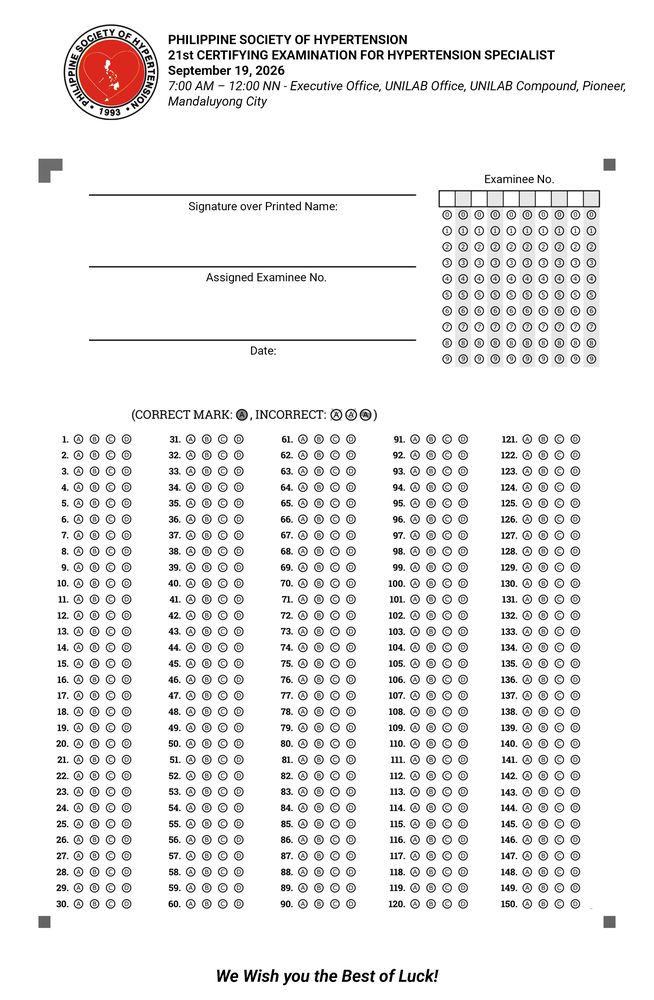
#> input picture src/assets/templates/examination-sheet.png, 654 x 1000 px, shrunk from 2550 x 3900 before the run
$ python -i image_utils.py   (imports and definitions only)
#> lines starting #> are read from the running program, lines starting #| are printed output that depends on the picture; after the words box and inside, x2 and y2 are one past the last pixel; in counts of white or black regions, pixels touching at a corner belong together
"""Image filtering and processing utilities."""

import pathlib
import typing as tp

import cv2
import numpy as np
from numpy import ma

import geometry_utils

SUPPORTED_IMAGE_EXTENSIONS = [".png", ".jpg", ".jpeg", ".bmp", ".tiff", ".tif"]


def convert_to_grayscale(image: np.ndarray,
                         save_path: tp.Optional[pathlib.PurePath] = None
                         ) -> np.ndarray:
    """Convert an image to grayscale.

    If `save_path` is provided, will save the resulting image to this location
    as "grayscale.jpg". Used for debugging purposes.
    """
    result = cv2.cvtColor(image, cv2.COLOR_BGR2GRAY)
    if save_path:
        save_image(save_path / "grayscale.jpg", result)
    return result


def remove_hf_noise(image: np.ndarray,
                    save_path: tp.Optional[pathlib.PurePath] = None
                    ) -> np.ndarray:
    """Blur image slightly to remove high-frequency noise.

    If `save_path` is provided, will save the resulting image to this location
    as "noise_filtered.jpg". Used for debugging purposes.
    """
    # This value for sigma was chosen such that sigma=sqrt(2) for 2500px images.
    # Still needs more verification for low-res images.
    # NOTE: This assumes the image is roughly A4 paper shaped. If it this fails,
    # consider switching to using the mean of the image dimensions.
    sigma = min(get_dimensions(image)) * (5.6569e-4)
    result = cv2.GaussianBlur(image, (0, 0), sigmaX=sigma)
    if save_path:
        save_image(save_path / "noise_filtered.jpg", result)
    return result


# [55 lines left out: functions detect_edges, find_contours, get_image, save_image, find_polygons, not called in this run]


def get_dimensions(image: np.ndarray) -> tp.Tuple[int, int]:
    """Returns the dimensions of the image in `(width, height)` form."""
    return image.shape[0], image.shape[1]


def threshold(image: np.ndarray,
              save_path: tp.Optional[pathlib.PurePath] = None) -> np.ndarray:
    """Convert an image to pure black and white pixels by thresholding.

    If `save_path` is provided, will save the resulting image to this location
    as "thresholded.jpg". Used for debugging purposes.
    """
    gray_image = convert_to_grayscale(image)
    _, result = cv2.threshold(gray_image, 0, 255,
                              cv2.THRESH_BINARY | cv2.THRESH_OTSU)
    if save_path:
        save_image(save_path / "thresholded.jpg", result)
    return result


def prepare_scan_for_processing(image: np.ndarray,
                                save_path: tp.Optional[pathlib.PurePath] = None
                                ) -> np.ndarray:
    """Shortcut to prepare an image for processing.

    If `save_path` is provided, will save the resulting image to this location
    as "prepared.jpg". Used for debugging purposes.
    """
    without_noise = remove_hf_noise(image, save_path=save_path)
    result = threshold(without_noise, save_path=save_path)
    return result


# [23 lines left out: functions get_fill_percent, dilate, not called in this run]


def bw_to_bgr(image: np.ndarray) -> np.ndarray:
    return cv2.cvtColor(image.copy(), cv2.COLOR_GRAY2BGR)


# [10 lines left out: function draw_polygons, not called in this run]

>>> import cv2
>>> picture = cv2.imread('assets/templates/examination-sheet.png')
#> picture is the input picture: shape (1000, 654, 3); mean B, G, R 237.9, 238, 238.9
>>> result = prepare_scan_for_processing(picture)
#> in remove_hf_noise, `sigma = min(get_dimensions(image)) * (5.6569e-4)`: sigma = 0.37
#> in threshold, `_, result = cv2.threshold(gray_image, 0, 255, cv2.THRESH_BINARY | cv2...`:
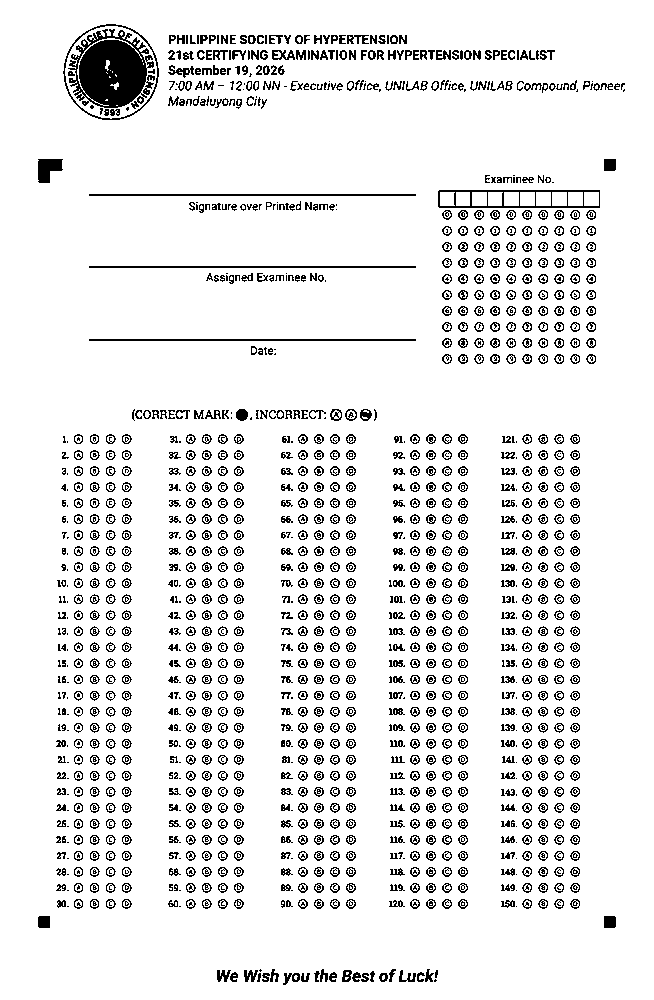
#> result: shape (1000, 654); 90.9% white; black in thin lines or dots, all inside (x1, y1, x2, y2) = (38, 24, 625, 985)
